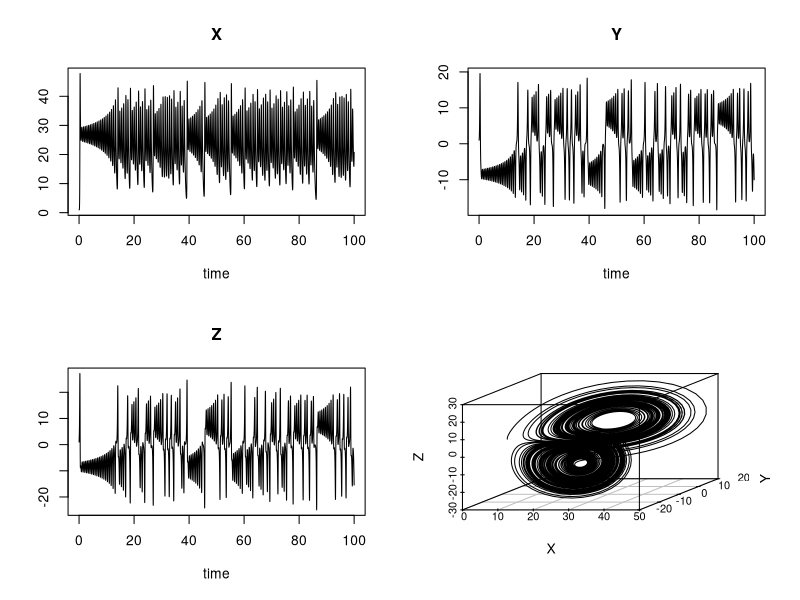
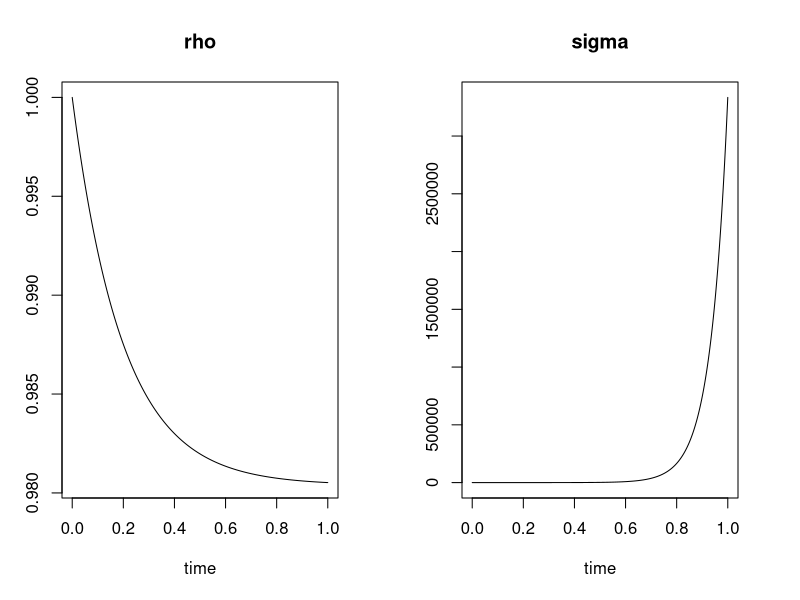
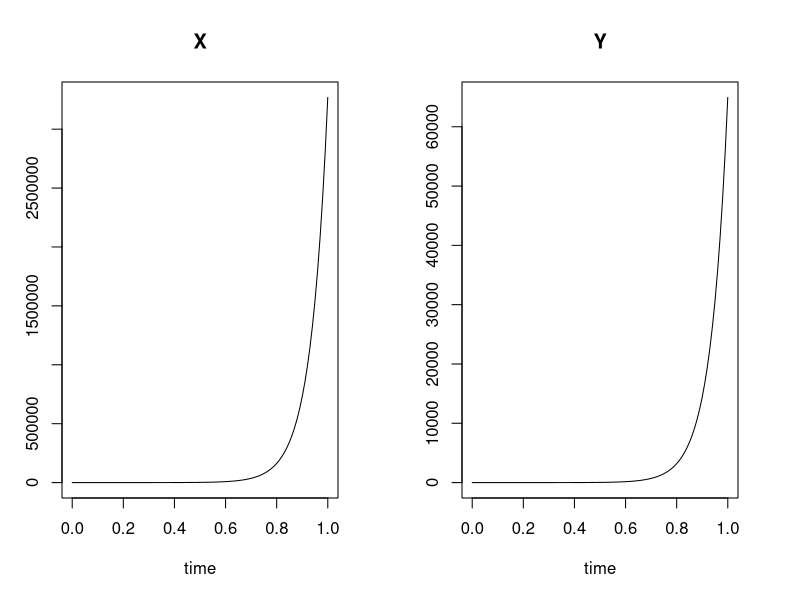

Here is the R script that generated these plots, in order: (Note: this script raises an error after producing the figures.)
library(deSolve)
library(scatterplot3d)

# EXAMPLE
Lorenz <- function(t, state, parameters) {
  with(as.list(c(state, parameters)), {
    dX <- a*X + Y*Z
    dY <- b*(Y-Z)
    dZ <- -X*Y + c*Y - Z
    list(c(dX, dY, dZ))
  })
}

parameters <- c(a = -8/3, b = -10, c = 28)
state <- c(X = 1, Y = 1, Z = 1)
times <- seq(0, 100, by = 0.01)

out <- ode(y = state, times = times, func = Lorenz, parms = parameters)

plot(out)

scatterplot3d(out[,-1], type = "l")

# MY ODE
# rho, sigma
switching_process1 <- function(t, state, parameters) {
  with(as.list(c(state, parameters)), {
    drho <- rho*rho*(lambda_plus + omega_min - lambda_min - omega_plus) + rho*(lambda_min - lambda_plus - 2*omega_min) + omega_min
    dsigma <- sigma*((lambda_min + omega_plus - lambda_plus - omega_min)*rho + lambda_plus + omega_min)
    list(c(drho, dsigma))
  })
}

parameters <- c(lambda_min = 15, lambda_plus = 10, omega_min = 0.01, omega_plus = 0.1)

state <- c(rho = 1, sigma = 1)
times <- seq(0, 1, by = 0.001)
out <- ode(y = state, times = times, func = switching_process1, parms = parameters)
plot(out)

switching_process1 <- function(t, state, parameters) {
  with(as.list(c(state, parameters)), {
    drho <- (lambda_min - omega_plus)*rho + omega_min*(1 - rho) - rho*(lambda_min*rho + lambda_plus*(1 - rho))
    dsigma <- sigma*(lambda_min*rho + lambda_plus*(1 - rho))
    list(c(drho, dsigma))
  })
}

# x,y
switching_process2 <- function(t, state, parameters) {
  with(as.list(c(state, parameters)), {
    dX <- lambda_min*X + omega_min*Y
    dY <- lambda_plus*Y + omega_plus*X
    list(c(dX, dY))
  })
}
state <- c(X = 1, Y = 0)
times <- seq(0, 1, by = 0.01)
out2 <- ode(y = state, times = times, func = switching_process2, parms = parameters)
plot(out2)

out2_df <- data.frame(t = out2[,1], ZM = out2[,2], ZP = out2[,3])
ggplot(out2_df, aes(x=t,y=ZM)) + geom_line()

n_obs <- rpois(n = length(times),
               lambda = out[,2])
plot(n_obs ~ times, xlab = "Time", ylab = "Z-")
points(times, out[,2], type = "l", lwd=2)

saveRDS(out, file = paste0("./simulations_time/ode_[15_10_01].rds"))

# (co)variances
covariances <- function(t, state, parameters) {
  with(as.list(c(state,parameters)), {
    dM1 <- lambda_min*M1 + omega_min*M2
    dM2 <- lambda_plus*M2 + omega_plus*M1
    dV1 <- 2*lambda_min*V1 + (alpha_min+beta_min)*M1 + 2*omega_min*C + omega_min*M2
    dV2 <- 2*lambda_plus*V1 + (alpha_plus+beta_plus)*M1 + 2*omega_plus*C + omega_plus*M2
    dC <- (lambda_min + lambda_plus)*C + omega_plus*V1 + omega_min*V2
    list(c(dM1, dM2, dV1, dV2, dC))
  })
}
parameters_cov <- c(lambda_min = 15, lambda_plus = 10, omega_min = 0.01, omega_plus = 0.1, alpha_min = 15, beta_min = 0, alpha_plus = 10, beta_plus = 0)
state <- c(M1 = 1, M2 = 0, V1 = 0, V2 = 0, C = 0)
out <- ode(y = state, times = seq(0, 2, by = 0.01), func = covariances, parms = parameters_cov)
plot(out)

out_df <- data.frame(t = out[,1], M1 = out[,2], M2 = out[,3], V1 = out[,4], V2 = out[,5], C = out[,6])
out_df <- out_df %>% mutate(D1 = sqrt(V1), D2 = sqrt(V2))

ggplot() + 
  geom_line(data = out_df, aes(x=t,y=M1), color = "red") +
  geom_line(data = out2_df, aes(x=t,y=ZM),color = "blue")
ggsave("./imgs/ODEvsCOV.png", dpi=800)
ggplot() + 
  geom_line(data = out_df, aes(x=t,y=M2), color = "red") +
  geom_line(data = out2_df, aes(x=t,y=ZP),color = "blue")

ggplot(out_df, aes(x = t, y = sqrt(C))) + geom_line()

out_df %>% rename(c("<Z->" = "M1","<Z+>" = "M2")) %>% melt(value.name = "Z", id = "t") %>% ggplot(aes(t,Z, col=variable)) + ylab("Z") + geom_line() +
  scale_colour_manual(values=c(rgb(102,204,102,maxColorValue = 255),"#D5D139")) + 
  theme(axis.text = element_text(size = 10), axis.title = element_text(size = 14))

plotr1 <- out_df %>% mutate(R1 = M1/sqrt(V1)) %>% mutate(R2 = M2/sqrt(V2)) %>% 
  ggplot() +
  geom_line(aes(x = t,y = R1), color = "red")
  #geom_line(aes(x = t, y = R2), color = "blue")
plotd1 <- out_df %>% ggplot(aes(x = t, y = D1)) + geom_line(color = "red")
plotm1 <- out_df %>% ggplot(aes(x = t, y = M1)) + geom_line(color = "red")
plotd1

plotr2 <- out_df %>% mutate(R1 = M1/sqrt(V1)) %>% mutate(R2 = M2/sqrt(V2)) %>%
  ggplot() +
  geom_line(aes(x = t,y = R2), color = "blue")
plotd2 <- out_df %>% ggplot(aes(x = t, y = D2)) + geom_line(color = "blue")
plotm2 <- out_df %>% ggplot(aes(x = t, y = M2)) + geom_line(color = "blue")
plotd2

plotr1 / plotr2
(plotm1 + plotd1) / (plotm2 + plotd2)

ggplot(out_df) +
  geom_line(aes(x = t, y = M1, color = "mean1"), linewidth = 1) +
  geom_ribbon(aes(x = t, ymin = M1 - D1, ymax = M1 + D1), fill = "red", alpha = 0.2)

ggplot(out_df) +
  geom_line(aes(x = t, y = M2, color = "mean2"), linewidth = 1) +
  geom_ribbon(aes(x = t, ymin = M2 - D2, ymax = M2 + D2), fill = "blue", alpha = 0.2)
  
  
